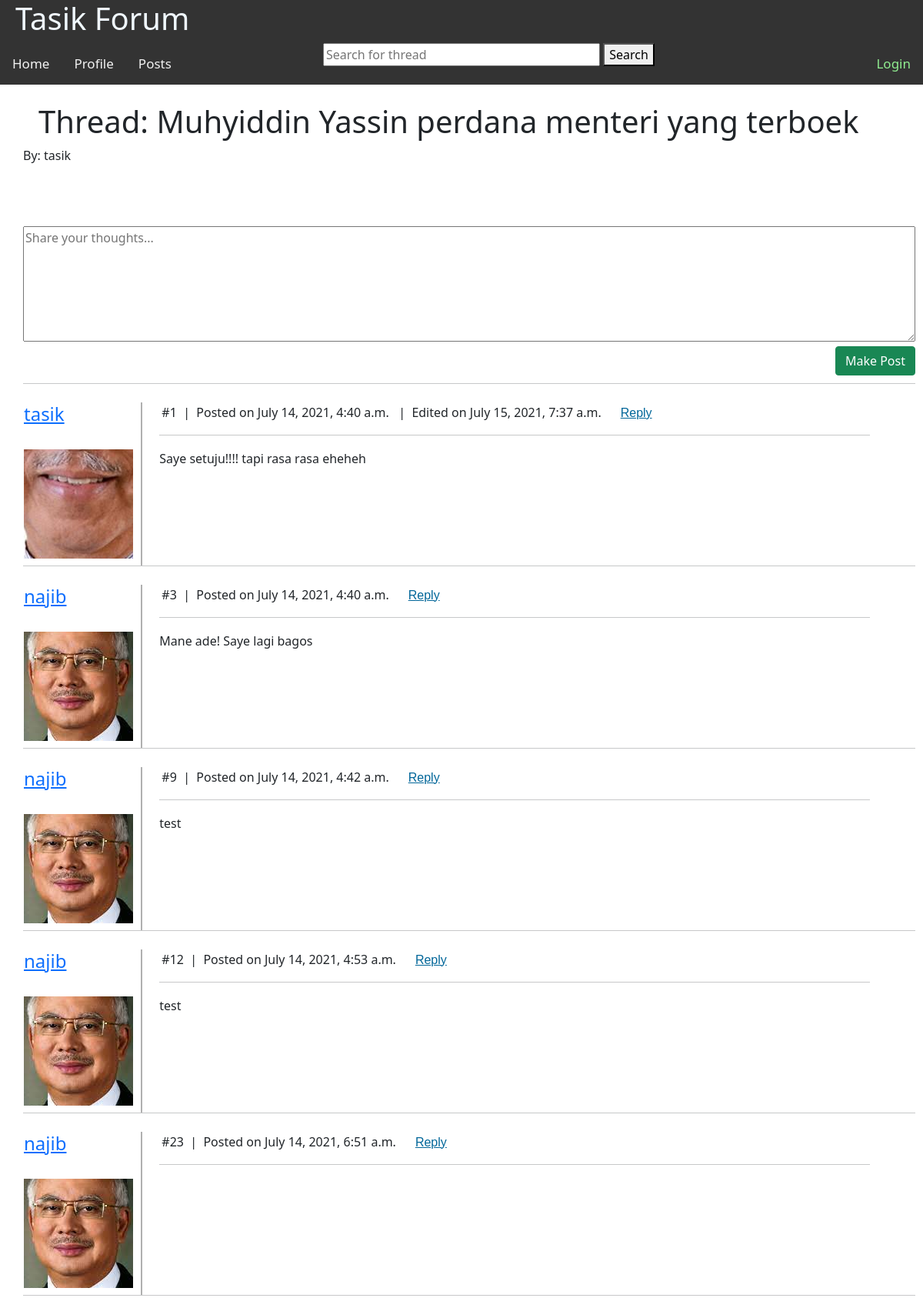
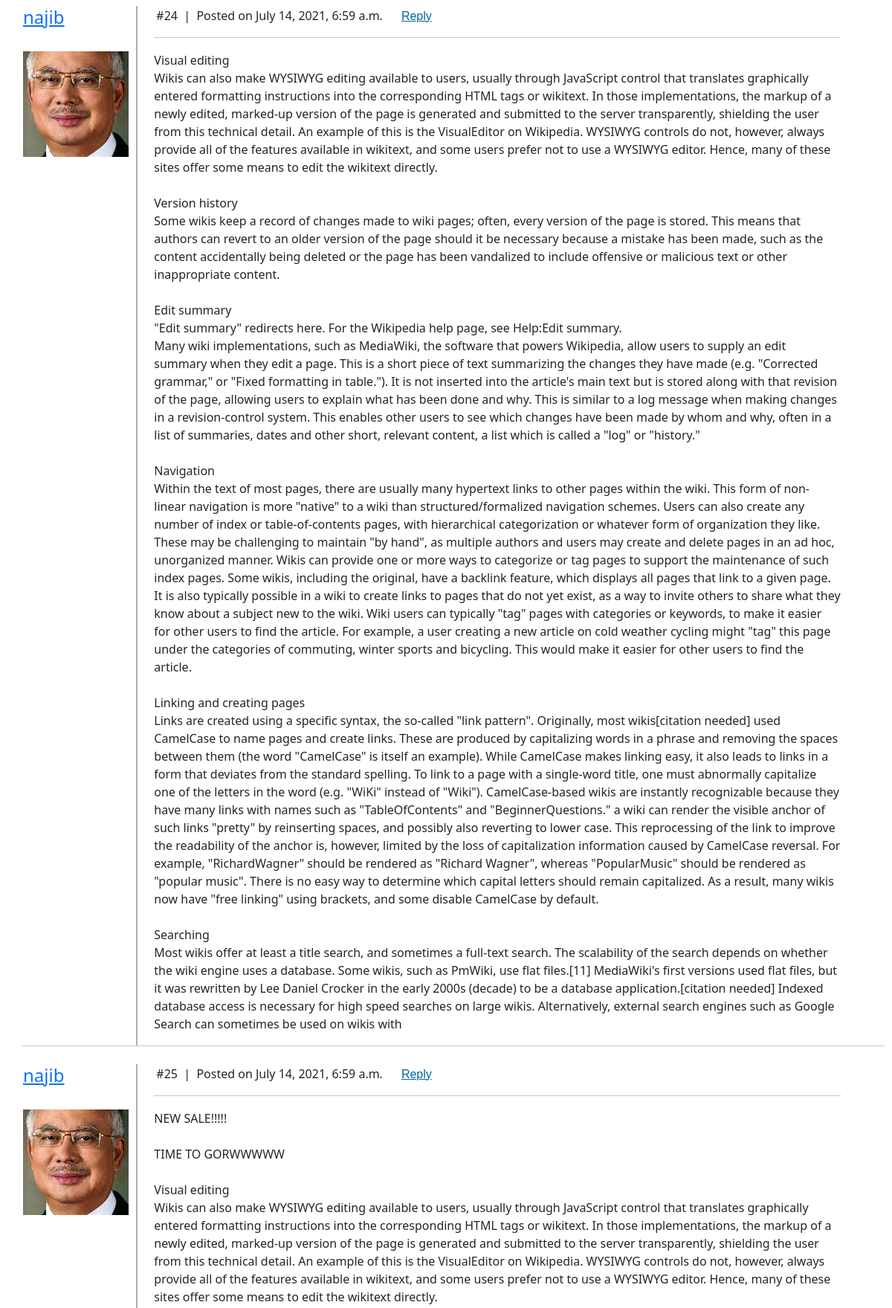
Page /threads/1 (upper part) on the committed database (2 pictures, top to bottom).
### main/models.py (models this page shows, shortened)
class Thread(models.Model):
    user = models.ForeignKey(User, on_delete=models.CASCADE, related_name="thread", null=True)
    name = models.CharField(max_length=200)
    created_at = models.DateTimeField(auto_now_add=True, null=True)
    edited_at = models.DateTimeField(auto_now=True, null=True)
    post_count = models.IntegerField(default=0)

class Post(models.Model):
    user = models.ForeignKey(User, on_delete=models.CASCADE, related_name="user", null=True)
    thread = models.ForeignKey(Thread, on_delete=models.CASCADE)
    content = models.TextField(max_length=10000000000000)
    created_at = models.DateTimeField(auto_now_add=True, null=True)
    edit_status = BooleanField(default=False)
    edited_at = models.DateTimeField(auto_now=True, null=True)
    reply = models.CharField(max_length=200, default=False)

class Profile(models.Model):
    user = models.OneToOneField(User, on_delete=models.CASCADE)
    avatar = models.ImageField(default='default.jpg', upload_to='images')

### main/views.py (the view)
# urls.py: path('threads/<int:id>', views.index, name = 'index'),
def index(response,id):
    cont = Thread.objects.get(id=id)
    current_user = response.user
    if response.method == 'POST':
        if response.POST.get("post-submit"):
            txt = response.POST.get("frm-post")
            cont.post_set.create(content=txt, user=current_user)
            cont.post_count = cont.post_set.all().count()
            cont.save()
            return HttpResponseRedirect("/threads/%i" %id)
        elif response.POST.get("delpos"):
            rel = response.POST.get("delpos")
            if current_user == cont.post_set.get(id=rel).user:
                cont.post_set.get(id=rel).delete()
                cont.post_count = cont.post_set.all().count()
                cont.save()
            return HttpResponseRedirect("/threads/%i" %id)
        elif response.POST.get("delthr") and current_user==cont.user:
            cont.delete()
            return redirect("/")
        elif response.POST.get("reply-submit"):
            txt = response.POST.get("frm-reply")
            txt2 = response.POST.get('reply-submit')
            cont.post_set.create(content=txt, user=current_user, reply=txt2)
            cont.post_count = cont.post_set.all().count()
            cont.save()
            return HttpResponseRedirect("/threads/%i" %id)
        elif response.POST.get("edit-submit"):
            rel = response.POST.get("edit-submit")
            if current_user == cont.post_set.get(id=rel).user:
                txt = response.POST.get("frm-edit")
                t = cont.post_set.get(id=rel)
                t.content = txt
                t.edit_status = True
                t.save()
                cont.save()
            return HttpResponseRedirect("/threads/%i" %id)
        else:
            return HttpResponseRedirect("/threads/%i" %id)
    else:
        return render(response, 'main/thread.html', {"cont":cont,"current_user":current_user,"user_inst":User})

### main/templates/main/thread.html (shortened to what this page needs)
{% extends 'main/base.html' %}
{% block topnav %}
<a href="/userposts/{{current_user}}" style="float: left;">Posts</a>
{% endblock %}
{% block content %}
<br>
<h1 style="padding-left:20px;">
    Thread: {{cont.name}}
</h1>
<p>By: {{cont.user}}</p>
<br><br>
<form id="post-form" method="POST" action="" style="display: block;">
    <textarea style="width: 100%;" id="frm-post" name="frm-post" rows="6" placeholder="Share your thoughts..."></textarea>
    <br>
    <button style="float: right;" type="submit" name="post-submit" value="post-submit" class="btn btn-success">Make Post</button>
</form>
<br><br>
<div>
    <div>
    {% for td in cont.post_set.all %}
        <table id="{{td.id}}">
            <hr class="mt-0 mb-4">
                <tr>
                    <td class="post_td_left">
                        <h4><a href="/userposts/{{td.user}}">{{td.user}}</a></h4>
                    </td>
                    <td class="post_td_right">
                        <p style="padding-left: 3px;">
                            #{{td.id}}&nbsp;&nbsp;|&nbsp;&nbsp;Posted on {{td.created_at}}
                            {% if td.edit_status == True %}
                            &nbsp;&nbsp;|&nbsp;&nbsp;Edited on {{td.edited_at}}
                            {% endif %}
                        <button value="{{td.id}}" onclick="reply_post(this.value)" class="link-button">Reply</button>
                        </p>
                        <hr>
                    </td>
                </tr>
                <tr>
                    <td class="post_td_left">
                        <div><img src="{{ td.user.profile.avatar.url }}" class="post-pic"/></div>
                    </td>
                    <td class="post_td_right">
                        <p id="text-{{td.id}}">{{ td.content|linebreaksbr }}</p>
                    </td>
                </tr>
        </div>
    </table>
    {% endfor %}
{% endblock %}

### main/templates/main/base.html (shortened to what this page needs)
<!doctype html>
<html>
<head>
  <link href="https://cdn.jsdelivr.net/npm/bootstrap@5.0.2/dist/css/bootstrap.min.css" rel="stylesheet">
</head>
<body>
  <div id="topnav" class="topnav">
    <h1 style="color: aliceblue;" class="titlemain">Tasik Forum</h1>
    {% if user.is_authenticated %}
    <a href="/logout" style = "color: red;">Logout</a>
    {% else %}
    <a style = "color: lightgreen;" href="/login">Login</a>
    {% endif %}
    <a href="/" style="float: left;">Home</a>
    <a href="/profile" style="float: left;">Profile</a>
    <div style="position: absolute; left: 35%;width: 50%;">
        <input type="text" id="search-input" style="width: 60%;" placeholder="Search for thread">
        <button onclick="search()">Search</button>
    </div>
    {% block topnav %}{% endblock %}
  </div>
    <div id="content", name = "content" class="main">
    {% block content %}
    {% endblock %}
</body>
</html>

### main/templates/main/base.html (style rules this page uses)
html { scroll-behavior: smooth; }
body { margin: 0; font-family: Arial, Helvetica, sans-serif; overflow: visible; }
.titlemain { padding-left: 20px; }
.topnav { overflow: hidden; background-color: #333; }
.topnav a { float: right; color: #f2f2f2; text-align: center; padding: 14px 16px; text-decoration: none; font-size: 17px; }
.main { margin-left: 20px; padding: 0px 10px; }
table { width: 95%; }
.post_td_left { width: 10%; vertical-align: top; }
.post_td_right { width: 85%; padding-left: 2%; border-left: 2px solid #0000004f; vertical-align: top; }
.link-button { background: none!important; border: none; padding: 0!important; font-family: arial, sans-serif; color: #069; text-decoration: underline; cursor: pointer; }
.post-pic { display: inline-block; width: 150px; height: 150px; object-fit: none; background-repeat: no-repeat; background-position: center center; background-size: cover; padding-bottom: 5%; padding-right: 5%; }

### rows in the picture
Thread: name "Muhyiddin Yassin perdana menteri yang terboek", user "tasik"
Post: user "tasik", id "1", created_at "July 14, 2021, 4:40 a.m.", edited_at "July 15, 2021, 7:37 a.m.", user.profile.avatar (picture), content "Saye setuju!!!! tapi rasa rasa eheheh"
Post: user "najib", id "3", created_at "July 14, 2021, 4:40 a.m.", user.profile.avatar (picture), content "Mane ade! Saye lagi bagos"
Post: user "najib", id "9", created_at "July 14, 2021, 4:42 a.m.", user.profile.avatar (picture), content "test"
Post: user "najib", id "12", created_at "July 14, 2021, 4:53 a.m.", user.profile.avatar (picture), content "test"
Post: user "najib", id "23", created_at "July 14, 2021, 6:51 a.m.", user.profile.avatar (picture)
Post: user "najib", id "24", created_at "July 14, 2021, 6:59 a.m.", user.profile.avatar (picture), content "Visual editing Wikis can also make WYSIWYG editing available to users, usually through JavaScript control that translates graphically entered formatting instructions into the corresponding HTML tags or wikitext. In those implementations, the markup of a newly edited, marked-up version of the page is generated and submitted to the server transparently, shielding the user from this technical detail. An example of this is the VisualEditor on Wikipedia. WYSIWYG controls do not, however, always provide all of the features available in wikitext, and some users prefer not to use a WYSIWYG editor. Hence, many of these sites offer some means to edit the wikitext directly. Version history Some wikis…"
Post: user "najib", id "25", created_at "July 14, 2021, 6:59 a.m.", user.profile.avatar (picture), content "NEW SALE!!!!! TIME TO GORWWWWW Visual editing Wikis can also make WYSIWYG editing available to users, usually through JavaScript control that translates graphically entered formatting instructions into the corresponding HTML tags or wikitext. In those implementations, the markup of a newly edited, marked-up version of the page is generated and submitted to the server transparently, shielding the user from this technical detail. An example of this is the VisualEditor on Wikipedia. WYSIWYG controls do not, however, always provide all of the features available in wikitext, and some users prefer not to use a WYSIWYG editor. Hence, many of these sites offer some means to edit the wikitext…"
